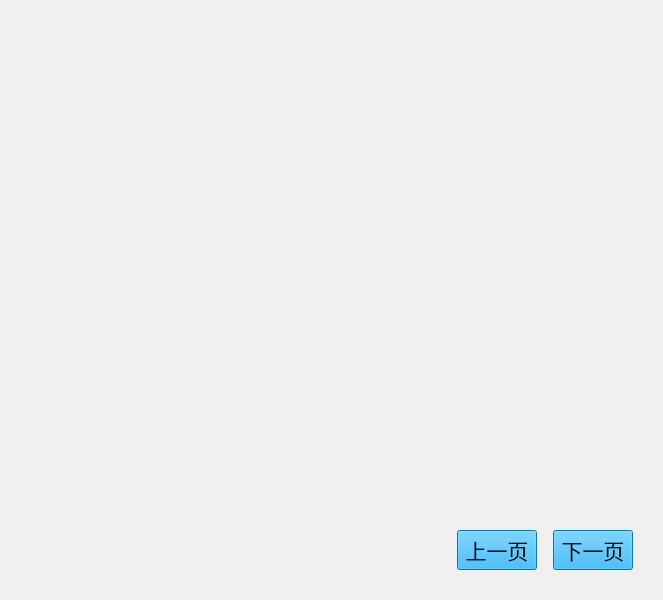
<?xml version="1.0" encoding="UTF-8"?>
<ui version="4.0">
 <class>ModuleInformation</class>
 <widget class="QWidget" name="ModuleInformation">
  <property name="geometry">
   <rect>
    <x>0</x>
    <y>0</y>
    <width>663</width>
    <height>600</height>
   </rect>
  </property>
  <property name="minimumSize">
   <size>
    <width>0</width>
    <height>0</height>
   </size>
  </property>
  <property name="maximumSize">
   <size>
    <width>16777215</width>
    <height>16777215</height>
   </size>
  </property>
  <property name="windowTitle">
   <string>Form</string>
  </property>
  <layout class="QVBoxLayout" name="verticalLayout_2">
   <property name="sizeConstraint">
    <enum>QLayout::SetMinAndMaxSize</enum>
   </property>
   <property name="leftMargin">
    <number>40</number>
   </property>
   <property name="topMargin">
    <number>30</number>
   </property>
   <property name="rightMargin">
    <number>10</number>
   </property>
   <property name="bottomMargin">
    <number>30</number>
   </property>
   <item>
    <layout class="QVBoxLayout" name="verticalLayout" stretch="9,1">
     <property name="spacing">
      <number>50</number>
     </property>
     <property name="sizeConstraint">
      <enum>QLayout::SetMinAndMaxSize</enum>
     </property>
     <item>
      <layout class="QGridLayout" name="gridLayout" columnstretch="1,1,1,1">
       <property name="sizeConstraint">
        <enum>QLayout::SetMinAndMaxSize</enum>
       </property>
       <property name="horizontalSpacing">
        <number>0</number>
       </property>
       <property name="verticalSpacing">
        <number>50</number>
       </property>
       <item row="1" column="1">
        <widget class="ModuleTerm" name="moduleTerm_6"/>
       </item>
       <item row="1" column="0">
        <widget class="ModuleTerm" name="moduleTerm_5"/>
       </item>
       <item row="0" column="0">
        <widget class="ModuleTerm" name="moduleTerm_1"/>
       </item>
       <item row="0" column="1">
        <widget class="ModuleTerm" name="moduleTerm_2"/>
       </item>
       <item row="0" column="2">
        <widget class="ModuleTerm" name="moduleTerm_3"/>
       </item>
       <item row="1" column="2">
        <widget class="ModuleTerm" name="moduleTerm_7"/>
       </item>
       <item row="0" column="3">
        <widget class="ModuleTerm" name="moduleTerm_4"/>
       </item>
       <item row="1" column="3">
        <widget class="ModuleTerm" name="moduleTerm_8"/>
       </item>
      </layout>
     </item>
     <item>
      <layout class="QHBoxLayout" name="horizontalLayout" stretch="9,1,1">
       <property name="spacing">
        <number>16</number>
       </property>
       <property name="sizeConstraint">
        <enum>QLayout::SetMinAndMaxSize</enum>
       </property>
       <property name="rightMargin">
        <number>20</number>
       </property>
       <item>
        <spacer name="horizontalSpacer">
         <property name="orientation">
          <enum>Qt::Horizontal</enum>
         </property>
         <property name="sizeHint" stdset="0">
          <size>
           <width>40</width>
           <height>20</height>
          </size>
         </property>
        </spacer>
       </item>
       <item>
        <widget class="QPushButton" name="pushButtonFrontPage">
         <property name="sizePolicy">
          <sizepolicy hsizetype="Preferred" vsizetype="Fixed">
           <horstretch>0</horstretch>
           <verstretch>0</verstretch>
          </sizepolicy>
         </property>
         <property name="font">
          <font>
           <pointsize>16</pointsize>
           <weight>50</weight>
           <italic>false</italic>
           <bold>false</bold>
          </font>
         </property>
         <property name="styleSheet">
          <string notr="true">QPushButton { background-color: rgb(0, 170, 255); color: rgb(0, 0, 0); } 
QPushButton:hover { background-color: rgb(0,0,127); color:rgb(255, 255, 255);} 
QPushButton {font: 16pt ; } </string>
         </property>
         <property name="text">
          <string>上一页</string>
         </property>
        </widget>
       </item>
       <item>
        <widget class="QPushButton" name="pushButtonNextPage">
         <property name="sizePolicy">
          <sizepolicy hsizetype="Preferred" vsizetype="Fixed">
           <horstretch>0</horstretch>
           <verstretch>0</verstretch>
          </sizepolicy>
         </property>
         <property name="font">
          <font>
           <pointsize>16</pointsize>
           <weight>50</weight>
           <italic>false</italic>
           <bold>false</bold>
          </font>
         </property>
         <property name="styleSheet">
          <string notr="true">QPushButton { background-color: rgb(0, 170, 255); color: rgb(0, 0, 0); } 
QPushButton:hover { background-color: rgb(0,0,127); color:rgb(255, 255, 255);} 
QPushButton {font: 16pt ; } </string>
         </property>
         <property name="text">
          <string>下一页</string>
         </property>
        </widget>
       </item>
      </layout>
     </item>
    </layout>
   </item>
  </layout>
 </widget>
 <customwidgets>
  <customwidget>
   <class>ModuleTerm</class>
   <extends>QWidget</extends>
   <header>ModuleTerm.h</header>
  </customwidget>
 </customwidgets>
 <resources/>
 <connections/>
</ui>
